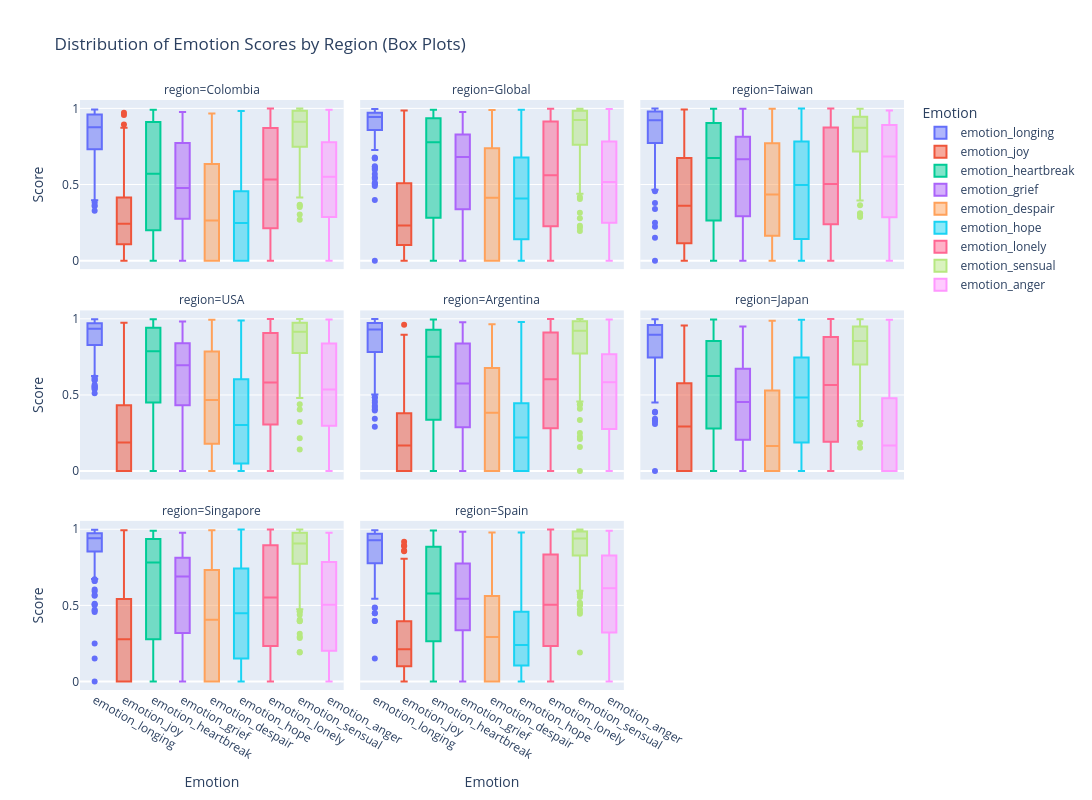

Write notebook code for a chart like this one.
### Code cell
# Box Plots: Distribution of emotion scores by region
# Prepare data in long format for box plots
df_melted = df[['region'] + list(emotion_cols)].melt(id_vars='region', 
                                                       var_name='emotion', 
                                                       value_name='score')

fig_box = px.box(
    df_melted,
    x='emotion',
    y='score',
    color='emotion',
    facet_col='region',
    facet_col_wrap=3,
    title="Distribution of Emotion Scores by Region (Box Plots)",
    labels={'score': 'Score', 'emotion': 'Emotion'},
    height=800,
    width=1200
)
fig_box.show()

### Figure 1 — Plotly figure (JSON) as saved in the notebook; plotly's stock layout.template omitted (floating-point values rounded to 4 significant figures; data arrays with more than 128 entries replaced by an {"elided": "..."} marker saying what was removed)
{"data": [{"alignmentgroup": "True", "hovertemplate": "Emotion=%{x}<br>region=Colombia<br>Score=%{y}<extra></extra>", "legendgroup": "emotion_longing", "marker": {"color": "#636efa"}, "name": "emotion_longing", "notched": false, "offsetgroup": "emotion_longing", "orientation": "v", "showlegend": true, "type": "box", "x": {"elided": "188 str values"}, "x0": " ", "xaxis": "x7", "y": {"elided": "188 float values"}, "y0": " ", "yaxis": "y7"}, {"alignmentgroup": "True", "hovertemplate": "Emotion=%{x}<br>region=Global<br>Score=%{y}<extra></extra>", "legendgroup": "emotion_longing", "marker": {"color": "#636efa"}, "name": "emotion_longing", "notched": false, "offsetgroup": "emotion_longing", "orientation": "v", "showlegend": false, "type": "box", "x": {"elided": "196 str values"}, "x0": " ", "xaxis": "x8", "y": {"elided": "196 float values"}, "y0": " ", "yaxis": "y8"}, {"alignmentgroup": "True", "hovertemplate": "Emotion=%{x}<br>region=Taiwan<br>Score=%{y}<extra></extra>", "legendgroup": "emotion_longing", "marker": {"color": "#636efa"}, "name": "emotion_longing", "notched": false, "offsetgroup": "emotion_longing", "orientation": "v", "showlegend": false, "type": "box", "x": {"elided": "149 str values"}, "x0": " ", "xaxis": "x9", "y": {"elided": "149 float values"}, "y0": " ", "yaxis": "y9"}, {"alignmentgroup": "True", "hovertemplate": "Emotion=%{x}<br>region=USA<br>Score=%{y}<extra></extra>", "legendgroup": "emotion_longing", "marker": {"color": "#636efa"}, "name": "emotion_longing", "notched": false, "offsetgroup": "emotion_longing", "orientation": "v", "showlegend": false, "type": "box", "x": {"elided": "196 str values"}, "x0": " ", "xaxis": "x4", "y": {"elided": "196 float values"}, "y0": " ", "yaxis": "y4"}, {"alignmentgroup": "True", "hovertemplate": "Emotion=%{x}<br>region=Argentina<br>Score=%{y}<extra></extra>", "legendgroup": "emotion_longing", "marker": {"color": "#636efa"}, "name": "emotion_longing", "notched": false, "offsetgroup": "emotion_longing", "orientation": "v", "showlegend": false, "type": "box", "x": {"elided": "178 str values"}, "x0": " ", "xaxis": "x5", "y": {"elided": "178 float values"}, "y0": " ", "yaxis": "y5"}, {"alignmentgroup": "True", "hovertemplate": "Emotion=%{x}<br>region=Japan<br>Score=%{y}<extra></extra>", "legendgroup": "emotion_longing", "marker": {"color": "#636efa"}, "name": "emotion_longing", "notched": false, "offsetgroup": "emotion_longing", "orientation": "v", "showlegend": false, "type": "box", "x": {"elided": "188 str values"}, "x0": " ", "xaxis": "x6", "y": {"elided": "188 float values"}, "y0": " ", "yaxis": "y6"}, {"alignmentgroup": "True", "hovertemplate": "Emotion=%{x}<br>region=Singapore<br>Score=%{y}<extra></extra>", "legendgroup": "emotion_longing", "marker": {"color": "#636efa"}, "name": "emotion_longing", "notched": false, "offsetgroup": "emotion_longing", "orientation": "v", "showlegend": false, "type": "box", "x": {"elided": "183 str values"}, "x0": " ", "xaxis": "x", "y": {"elided": "183 float values"}, "y0": " ", "yaxis": "y"}, {"alignmentgroup": "True", "hovertemplate": "Emotion=%{x}<br>region=Spain<br>Score=%{y}<extra></extra>", "legendgroup": "emotion_longing", "marker": {"color": "#636efa"}, "name": "emotion_longing", "notched": false, "offsetgroup": "emotion_longing", "orientation": "v", "showlegend": false, "type": "box", "x": {"elided": "192 str values"}, "x0": " ", "xaxis": "x2", "y": {"elided": "192 float values"}, "y0": " ", "yaxis": "y2"}, {"alignmentgroup": "True", "hovertemplate": "Emotion=%{x}<br>region=Colombia<br>Score=%{y}<extra></extra>", "legendgroup": "emotion_joy", "marker": {"color": "#EF553B"}, "name": "emotion_joy", "notched": false, "offsetgroup": "emotion_joy", "orientation": "v", "showlegend": true, "type": "box", "x": {"elided": "188 str values"}, "x0": " ", "xaxis": "x7", "y": {"elided": "188 float values"}, "y0": " ", "yaxis": "y7"}, {"alignmentgroup": "True", "hovertemplate": "Emotion=%{x}<br>region=Global<br>Score=%{y}<extra></extra>", "legendgroup": "emotion_joy", "marker": {"color": "#EF553B"}, "name": "emotion_joy", "notched": false, "offsetgroup": "emotion_joy", "orientation": "v", "showlegend": false, "type": "box", "x": {"elided": "196 str values"}, "x0": " ", "xaxis": "x8", "y": {"elided": "196 float values"}, "y0": " ", "yaxis": "y8"}, {"alignmentgroup": "True", "hovertemplate": "Emotion=%{x}<br>region=Taiwan<br>Score=%{y}<extra></extra>", "legendgroup": "emotion_joy", "marker": {"color": "#EF553B"}, "name": "emotion_joy", "notched": false, "offsetgroup": "emotion_joy", "orientation": "v", "showlegend": false, "type": "box", "x": {"elided": "149 str values"}, "x0": " ", "xaxis": "x9", "y": {"elided": "149 float values"}, "y0": " ", "yaxis": "y9"}, {"alignmentgroup": "True", "hovertemplate": "Emotion=%{x}<br>region=USA<br>Score=%{y}<extra></extra>", "legendgroup": "emotion_joy", "marker": {"color": "#EF553B"}, "name": "emotion_joy", "notched": false, "offsetgroup": "emotion_joy", "orientation": "v", "showlegend": false, "type": "box", "x": {"elided": "196 str values"}, "x0": " ", "xaxis": "x4", "y": {"elided": "196 float values"}, "y0": " ", "yaxis": "y4"}, {"alignmentgroup": "True", "hovertemplate": "Emotion=%{x}<br>region=Argentina<br>Score=%{y}<extra></extra>", "legendgroup": "emotion_joy", "marker": {"color": "#EF553B"}, "name": "emotion_joy", "notched": false, "offsetgroup": "emotion_joy", "orientation": "v", "showlegend": false, "type": "box", "x": {"elided": "178 str values"}, "x0": " ", "xaxis": "x5", "y": {"elided": "178 float values"}, "y0": " ", "yaxis": "y5"}, {"alignmentgroup": "True", "hovertemplate": "Emotion=%{x}<br>region=Japan<br>Score=%{y}<extra></extra>", "legendgroup": "emotion_joy", "marker": {"color": "#EF553B"}, "name": "emotion_joy", "notched": false, "offsetgroup": "emotion_joy", "orientation": "v", "showlegend": false, "type": "box", "x": {"elided": "188 str values"}, "x0": " ", "xaxis": "x6", "y": {"elided": "188 float values"}, "y0": " ", "yaxis": "y6"}, {"alignmentgroup": "True", "hovertemplate": "Emotion=%{x}<br>region=Singapore<br>Score=%{y}<extra></extra>", "legendgroup": "emotion_joy", "marker": {"color": "#EF553B"}, "name": "emotion_joy", "notched": false, "offsetgroup": "emotion_joy", "orientation": "v", "showlegend": false, "type": "box", "x": {"elided": "183 str values"}, "x0": " ", "xaxis": "x", "y": {"elided": "183 float values"}, "y0": " ", "yaxis": "y"}, {"alignmentgroup": "True", "hovertemplate": "Emotion=%{x}<br>region=Spain<br>Score=%{y}<extra></extra>", "legendgroup": "emotion_joy", "marker": {"color": "#EF553B"}, "name": "emotion_joy", "notched": false, "offsetgroup": "emotion_joy", "orientation": "v", "showlegend": false, "type": "box", "x": {"elided": "192 str values"}, "x0": " ", "xaxis": "x2", "y": {"elided": "192 float values"}, "y0": " ", "yaxis": "y2"}, {"alignmentgroup": "True", "hovertemplate": "Emotion=%{x}<br>region=Colombia<br>Score=%{y}<extra></extra>", "legendgroup": "emotion_heartbreak", "marker": {"color": "#00cc96"}, "name": "emotion_heartbreak", "notched": false, "offsetgroup": "emotion_heartbreak", "orientation": "v", "showlegend": true, "type": "box", "x": {"elided": "188 str values"}, "x0": " ", "xaxis": "x7", "y": {"elided": "188 float values"}, "y0": " ", "yaxis": "y7"}, {"alignmentgroup": "True", "hovertemplate": "Emotion=%{x}<br>region=Global<br>Score=%{y}<extra></extra>", "legendgroup": "emotion_heartbreak", "marker": {"color": "#00cc96"}, "name": "emotion_heartbreak", "notched": false, "offsetgroup": "emotion_heartbreak", "orientation": "v", "showlegend": false, "type": "box", "x": {"elided": "196 str values"}, "x0": " ", "xaxis": "x8", "y": {"elided": "196 float values"}, "y0": " ", "yaxis": "y8"}, {"alignmentgroup": "True", "hovertemplate": "Emotion=%{x}<br>region=Taiwan<br>Score=%{y}<extra></extra>", "legendgroup": "emotion_heartbreak", "marker": {"color": "#00cc96"}, "name": "emotion_heartbreak", "notched": false, "offsetgroup": "emotion_heartbreak", "orientation": "v", "showlegend": false, "type": "box", "x": {"elided": "149 str values"}, "x0": " ", "xaxis": "x9", "y": {"elided": "149 float values"}, "y0": " ", "yaxis": "y9"}, {"alignmentgroup": "True", "hovertemplate": "Emotion=%{x}<br>region=USA<br>Score=%{y}<extra></extra>", "legendgroup": "emotion_heartbreak", "marker": {"color": "#00cc96"}, "name": "emotion_heartbreak", "notched": false, "offsetgroup": "emotion_heartbreak", "orientation": "v", "showlegend": false, "type": "box", "x": {"elided": "196 str values"}, "x0": " ", "xaxis": "x4", "y": {"elided": "196 float values"}, "y0": " ", "yaxis": "y4"}, {"alignmentgroup": "True", "hovertemplate": "Emotion=%{x}<br>region=Argentina<br>Score=%{y}<extra></extra>", "legendgroup": "emotion_heartbreak", "marker": {"color": "#00cc96"}, "name": "emotion_heartbreak", "notched": false, "offsetgroup": "emotion_heartbreak", "orientation": "v", "showlegend": false, "type": "box", "x": {"elided": "178 str values"}, "x0": " ", "xaxis": "x5", "y": {"elided": "178 float values"}, "y0": " ", "yaxis": "y5"}, {"alignmentgroup": "True", "hovertemplate": "Emotion=%{x}<br>region=Japan<br>Score=%{y}<extra></extra>", "legendgroup": "emotion_heartbreak", "marker": {"color": "#00cc96"}, "name": "emotion_heartbreak", "notched": false, "offsetgroup": "emotion_heartbreak", "orientation": "v", "showlegend": false, "type": "box", "x": {"elided": "188 str values"}, "x0": " ", "xaxis": "x6", "y": {"elided": "188 float values"}, "y0": " ", "yaxis": "y6"}, {"alignmentgroup": "True", "hovertemplate": "Emotion=%{x}<br>region=Singapore<br>Score=%{y}<extra></extra>", "legendgroup": "emotion_heartbreak", "marker": {"color": "#00cc96"}, "name": "emotion_heartbreak", "notched": false, "offsetgroup": "emotion_heartbreak", "orientation": "v", "showlegend": false, "type": "box", "x": {"elided": "183 str values"}, "x0": " ", "xaxis": "x", "y": {"elided": "183 float values"}, "y0": " ", "yaxis": "y"}, {"alignmentgroup": "True", "hovertemplate": "Emotion=%{x}<br>region=Spain<br>Score=%{y}<extra></extra>", "legendgroup": "emotion_heartbreak", "marker": {"color": "#00cc96"}, "name": "emotion_heartbreak", "notched": false, "offsetgroup": "emotion_heartbreak", "orientation": "v", "showlegend": false, "type": "box", "x": {"elided": "192 str values"}, "x0": " ", "xaxis": "x2", "y": {"elided": "192 float values"}, "y0": " ", "yaxis": "y2"}, {"alignmentgroup": "True", "hovertemplate": "Emotion=%{x}<br>region=Colombia<br>Score=%{y}<extra></extra>", "legendgroup": "emotion_grief", "marker": {"color": "#ab63fa"}, "name": "emotion_grief", "notched": false, "offsetgroup": "emotion_grief", "orientation": "v", "showlegend": true, "type": "box", "x": {"elided": "188 str values"}, "x0": " ", "xaxis": "x7", "y": {"elided": "188 float values"}, "y0": " ", "yaxis": "y7"}, {"alignmentgroup": "True", "hovertemplate": "Emotion=%{x}<br>region=Global<br>Score=%{y}<extra></extra>", "legendgroup": "emotion_grief", "marker": {"color": "#ab63fa"}, "name": "emotion_grief", "notched": false, "offsetgroup": "emotion_grief", "orientation": "v", "showlegend": false, "type": "box", "x": {"elided": "196 str values"}, "x0": " ", "xaxis": "x8", "y": {"elided": "196 float values"}, "y0": " ", "yaxis": "y8"}, {"alignmentgroup": "True", "hovertemplate": "Emotion=%{x}<br>region=Taiwan<br>Score=%{y}<extra></extra>", "legendgroup": "emotion_grief", "marker": {"color": "#ab63fa"}, "name": "emotion_grief", "notched": false, "offsetgroup": "emotion_grief", "orientation": "v", "showlegend": false, "type": "box", "x": {"elided": "149 str values"}, "x0": " ", "xaxis": "x9", "y": {"elided": "149 float values"}, "y0": " ", "yaxis": "y9"}, {"alignmentgroup": "True", "hovertemplate": "Emotion=%{x}<br>region=USA<br>Score=%{y}<extra></extra>", "legendgroup": "emotion_grief", "marker": {"color": "#ab63fa"}, "name": "emotion_grief", "notched": false, "offsetgroup": "emotion_grief", "orientation": "v", "showlegend": false, "type": "box", "x": {"elided": "196 str values"}, "x0": " ", "xaxis": "x4", "y": {"elided": "196 float values"}, "y0": " ", "yaxis": "y4"}, {"alignmentgroup": "True", "hovertemplate": "Emotion=%{x}<br>region=Argentina<br>Score=%{y}<extra></extra>", "legendgroup": "emotion_grief", "marker": {"color": "#ab63fa"}, "name": "emotion_grief", "notched": false, "offsetgroup": "emotion_grief", "orientation": "v", "showlegend": false, "type": "box", "x": {"elided": "178 str values"}, "x0": " ", "xaxis": "x5", "y": {"elided": "178 float values"}, "y0": " ", "yaxis": "y5"}, {"alignmentgroup": "True", "hovertemplate": "Emotion=%{x}<br>region=Japan<br>Score=%{y}<extra></extra>", "legendgroup": "emotion_grief", "marker": {"color": "#ab63fa"}, "name": "emotion_grief", "notched": false, "offsetgroup": "emotion_grief", "orientation": "v", "showlegend": false, "type": "box", "x": {"elided": "188 str values"}, "x0": " ", "xaxis": "x6", "y": {"elided": "188 float values"}, "y0": " ", "yaxis": "y6"}, {"alignmentgroup": "True", "hovertemplate": "Emotion=%{x}<br>region=Singapore<br>Score=%{y}<extra></extra>", "legendgroup": "emotion_grief", "marker": {"color": "#ab63fa"}, "name": "emotion_grief", "notched": false, "offsetgroup": "emotion_grief", "orientation": "v", "showlegend": false, "type": "box", "x": {"elided": "183 str values"}, "x0": " ", "xaxis": "x", "y": {"elided": "183 float values"}, "y0": " ", "yaxis": "y"}, {"alignmentgroup": "True", "hovertemplate": "Emotion=%{x}<br>region=Spain<br>Score=%{y}<extra></extra>", "legendgroup": "emotion_grief", "marker": {"color": "#ab63fa"}, "name": "emotion_grief", "notched": false, "offsetgroup": "emotion_grief", "orientation": "v", "showlegend": false, "type": "box", "x": {"elided": "192 str values"}, "x0": " ", "xaxis": "x2", "y": {"elided": "192 float values"}, "y0": " ", "yaxis": "y2"}, {"alignmentgroup": "True", "hovertemplate": "Emotion=%{x}<br>region=Colombia<br>Score=%{y}<extra></extra>", "legendgroup": "emotion_despair", "marker": {"color": "#FFA15A"}, "name": "emotion_despair", "notched": false, "offsetgroup": "emotion_despair", "orientation": "v", "showlegend": true, "type": "box", "x": {"elided": "188 str values"}, "x0": " ", "xaxis": "x7", "y": {"elided": "188 float values"}, "y0": " ", "yaxis": "y7"}, {"alignmentgroup": "True", "hovertemplate": "Emotion=%{x}<br>region=Global<br>Score=%{y}<extra></extra>", "legendgroup": "emotion_despair", "marker": {"color": "#FFA15A"}, "name": "emotion_despair", "notched": false, "offsetgroup": "emotion_despair", "orientation": "v", "showlegend": false, "type": "box", "x": {"elided": "196 str values"}, "x0": " ", "xaxis": "x8", "y": {"elided": "196 float values"}, "y0": " ", "yaxis": "y8"}, {"alignmentgroup": "True", "hovertemplate": "Emotion=%{x}<br>region=Taiwan<br>Score=%{y}<extra></extra>", "legendgroup": "emotion_despair", "marker": {"color": "#FFA15A"}, "name": "emotion_despair", "notched": false, "offsetgroup": "emotion_despair", "orientation": "v", "showlegend": false, "type": "box", "x": {"elided": "149 str values"}, "x0": " ", "xaxis": "x9", "y": {"elided": "149 float values"}, "y0": " ", "yaxis": "y9"}, {"alignmentgroup": "True", "hovertemplate": "Emotion=%{x}<br>region=USA<br>Score=%{y}<extra></extra>", "legendgroup": "emotion_despair", "marker": {"color": "#FFA15A"}, "name": "emotion_despair", "notched": false, "offsetgroup": "emotion_despair", "orientation": "v", "showlegend": false, "type": "box", "x": {"elided": "196 str values"}, "x0": " ", "xaxis": "x4", "y": {"elided": "196 float values"}, "y0": " ", "yaxis": "y4"}, {"alignmentgroup": "True", "hovertemplate": "Emotion=%{x}<br>region=Argentina<br>Score=%{y}<extra></extra>", "legendgroup": "emotion_despair", "marker": {"color": "#FFA15A"}, "name": "emotion_despair", "notched": false, "offsetgroup": "emotion_despair", "orientation": "v", "showlegend": false, "type": "box", "x": {"elided": "178 str values"}, "x0": " ", "xaxis": "x5", "y": {"elided": "178 float values"}, "y0": " ", "yaxis": "y5"}, {"alignmentgroup": "True", "hovertemplate": "Emotion=%{x}<br>region=Japan<br>Score=%{y}<extra></extra>", "legendgroup": "emotion_despair", "marker": {"color": "#FFA15A"}, "name": "emotion_despair", "notched": false, "offsetgroup": "emotion_despair", "orientation": "v", "showlegend": false, "type": "box", "x": {"elided": "188 str values"}, "x0": " ", "xaxis": "x6", "y": {"elided": "188 float values"}, "y0": " ", "yaxis": "y6"}, {"alignmentgroup": "True", "hovertemplate": "Emotion=%{x}<br>region=Singapore<br>Score=%{y}<extra></extra>", "legendgroup": "emotion_despair", "marker": {"color": "#FFA15A"}, "name": "emotion_despair", "notched": false, "offsetgroup": "emotion_despair", "orientation": "v", "showlegend": false, "type": "box", "x": {"elided": "183 str values"}, "x0": " ", "xaxis": "x", "y": {"elided": "183 float values"}, "y0": " ", "yaxis": "y"}, {"alignmentgroup": "True", "hovertemplate": "Emotion=%{x}<br>region=Spain<br>Score=%{y}<extra></extra>", "legendgroup": "emotion_despair", "marker": {"color": "#FFA15A"}, "name": "emotion_despair", "notched": false, "offsetgroup": "emotion_despair", "orientation": "v", "showlegend": false, "type": "box", "x": {"elided": "192 str values"}, "x0": " ", "xaxis": "x2", "y": {"elided": "192 float values"}, "y0": " ", "yaxis": "y2"}, {"alignmentgroup": "True", "hovertemplate": "Emotion=%{x}<br>region=Colombia<br>Score=%{y}<extra></extra>", "legendgroup": "emotion_hope", "marker": {"color": "#19d3f3"}, "name": "emotion_hope", "notched": false, "offsetgroup": "emotion_hope", "orientation": "v", "showlegend": true, "type": "box", "x": {"elided": "188 str values"}, "x0": " ", "xaxis": "x7", "y": {"elided": "188 float values"}, "y0": " ", "yaxis": "y7"}, {"alignmentgroup": "True", "hovertemplate": "Emotion=%{x}<br>region=Global<br>Score=%{y}<extra></extra>", "legendgroup": "emotion_hope", "marker": {"color": "#19d3f3"}, "name": "emotion_hope", "notched": false, "offsetgroup": "emotion_hope", "orientation": "v", "showlegend": false, "type": "box", "x": {"elided": "196 str values"}, "x0": " ", "xaxis": "x8", "y": {"elided": "196 float values"}, "y0": " ", "yaxis": "y8"}, {"alignmentgroup": "True", "hovertemplate": "Emotion=%{x}<br>region=Taiwan<br>Score=%{y}<extra></extra>", "legendgroup": "emotion_hope", "marker": {"color": "#19d3f3"}, "name": "emotion_hope", "notched": false, "offsetgroup": "emotion_hope", "orientation": "v", "showlegend": false, "type": "box", "x": {"elided": "149 str values"}, "x0": " ", "xaxis": "x9", "y": {"elided": "149 float values"}, "y0": " ", "yaxis": "y9"}, {"alignmentgroup": "True", "hovertemplate": "Emotion=%{x}<br>region=USA<br>Score=%{y}<extra></extra>", "legendgroup": "emotion_hope", "marker": {"color": "#19d3f3"}, "name": "emotion_hope", "notched": false, "offsetgroup": "emotion_hope", "orientation": "v", "showlegend": false, "type": "box", "x": {"elided": "196 str values"}, "x0": " ", "xaxis": "x4", "y": {"elided": "196 float values"}, "y0": " ", "yaxis": "y4"}, {"alignmentgroup": "True", "hovertemplate": "Emotion=%{x}<br>region=Argentina<br>Score=%{y}<extra></extra>", "legendgroup": "emotion_hope", "marker": {"color": "#19d3f3"}, "name": "emotion_hope", "notched": false, "offsetgroup": "emotion_hope", "orientation": "v", "showlegend": false, "type": "box", "x": {"elided": "178 str values"}, "x0": " ", "xaxis": "x5", "y": {"elided": "178 float values"}, "y0": " ", "yaxis": "y5"}, {"alignmentgroup": "True", "hovertemplate": "Emotion=%{x}<br>region=Japan<br>Score=%{y}<extra></extra>", "legendgroup": "emotion_hope", "marker": {"color": "#19d3f3"}, "name": "emotion_hope", "notched": false, "offsetgroup": "emotion_hope", "orientation": "v", "showlegend": false, "type": "box", "x": {"elided": "188 str values"}, "x0": " ", "xaxis": "x6", "y": {"elided": "188 float values"}, "y0": " ", "yaxis": "y6"}, {"alignmentgroup": "True", "hovertemplate": "Emotion=%{x}<br>region=Singapore<br>Score=%{y}<extra></extra>", "legendgroup": "emotion_hope", "marker": {"color": "#19d3f3"}, "name": "emotion_hope", "notched": false, "offsetgroup": "emotion_hope", "orientation": "v", "showlegend": false, "type": "box", "x": {"elided": "183 str values"}, "x0": " ", "xaxis": "x", "y": {"elided": "183 float values"}, "y0": " ", "yaxis": "y"}, {"alignmentgroup": "True", "hovertemplate": "Emotion=%{x}<br>region=Spain<br>Score=%{y}<extra></extra>", "legendgroup": "emotion_hope", "marker": {"color": "#19d3f3"}, "name": "emotion_hope", "notched": false, "offsetgroup": "emotion_hope", "orientation": "v", "showlegend": false, "type": "box", "x": {"elided": "192 str values"}, "x0": " ", "xaxis": "x2", "y": {"elided": "192 float values"}, "y0": " ", "yaxis": "y2"}, {"alignmentgroup": "True", "hovertemplate": "Emotion=%{x}<br>region=Colombia<br>Score=%{y}<extra></extra>", "legendgroup": "emotion_lonely", "marker": {"color": "#FF6692"}, "name": "emotion_lonely", "notched": false, "offsetgroup": "emotion_lonely", "orientation": "v", "showlegend": true, "type": "box", "x": {"elided": "188 str values"}, "x0": " ", "xaxis": "x7", "y": {"elided": "188 float values"}, "y0": " ", "yaxis": "y7"}, {"alignmentgroup": "True", "hovertemplate": "Emotion=%{x}<br>region=Global<br>Score=%{y}<extra></extra>", "legendgroup": "emotion_lonely", "marker": {"color": "#FF6692"}, "name": "emotion_lonely", "notched": false, "offsetgroup": "emotion_lonely", "orientation": "v", "showlegend": false, "type": "box", "x": {"elided": "196 str values"}, "x0": " ", "xaxis": "x8", "y": {"elided": "196 float values"}, "y0": " ", "yaxis": "y8"}, {"alignmentgroup": "True", "hovertemplate": "Emotion=%{x}<br>region=Taiwan<br>Score=%{y}<extra></extra>", "legendgroup": "emotion_lonely", "marker": {"color": "#FF6692"}, "name": "emotion_lonely", "notched": false, "offsetgroup": "emotion_lonely", "orientation": "v", "showlegend": false, "type": "box", "x": {"elided": "149 str values"}, "x0": " ", "xaxis": "x9", "y": {"elided": "149 float values"}, "y0": " ", "yaxis": "y9"}, {"alignmentgroup": "True", "hovertemplate": "Emotion=%{x}<br>region=USA<br>Score=%{y}<extra></extra>", "legendgroup": "emotion_lonely", "marker": {"color": "#FF6692"}, "name": "emotion_lonely", "notched": false, "offsetgroup": "emotion_lonely", "orientation": "v", "showlegend": false, "type": "box", "x": {"elided": "196 str values"}, "x0": " ", "xaxis": "x4", "y": {"elided": "196 float values"}, "y0": " ", "yaxis": "y4"}, {"alignmentgroup": "True", "hovertemplate": "Emotion=%{x}<br>region=Argentina<br>Score=%{y}<extra></extra>", "legendgroup": "emotion_lonely", "marker": {"color": "#FF6692"}, "name": "emotion_lonely", "notched": false, "offsetgroup": "emotion_lonely", "orientation": "v", "showlegend": false, "type": "box", "x": {"elided": "178 str values"}, "x0": " ", "xaxis": "x5", "y": {"elided": "178 float values"}, "y0": " ", "yaxis": "y5"}, {"alignmentgroup": "True", "hovertemplate": "Emotion=%{x}<br>region=Japan<br>Score=%{y}<extra></extra>", "legendgroup": "emotion_lonely", "marker": {"color": "#FF6692"}, "name": "emotion_lonely", "notched": false, "offsetgroup": "emotion_lonely", "orientation": "v", "showlegend": false, "type": "box", "x": {"elided": "188 str values"}, "x0": " ", "xaxis": "x6", "y": {"elided": "188 float values"}, "y0": " ", "yaxis": "y6"}, {"alignmentgroup": "True", "hovertemplate": "Emotion=%{x}<br>region=Singapore<br>Score=%{y}<extra></extra>", "legendgroup": "emotion_lonely", "marker": {"color": "#FF6692"}, "name": "emotion_lonely", "notched": false, "offsetgroup": "emotion_lonely", "orientation": "v", "showlegend": false, "type": "box", "x": {"elided": "183 str values"}, "x0": " ", "xaxis": "x", "y": {"elided": "183 float values"}, "y0": " ", "yaxis": "y"}, {"alignmentgroup": "True", "hovertemplate": "Emotion=%{x}<br>region=Spain<br>Score=%{y}<extra></extra>", "legendgroup": "emotion_lonely", "marker": {"color": "#FF6692"}, "name": "emotion_lonely", "notched": false, "offsetgroup": "emotion_lonely", "orientation": "v", "showlegend": false, "type": "box", "x": {"elided": "192 str values"}, "x0": " ", "xaxis": "x2", "y": {"elided": "192 float values"}, "y0": " ", "yaxis": "y2"}, {"alignmentgroup": "True", "hovertemplate": "Emotion=%{x}<br>region=Colombia<br>Score=%{y}<extra></extra>", "legendgroup": "emotion_sensual", "marker": {"color": "#B6E880"}, "name": "emotion_sensual", "notched": false, "offsetgroup": "emotion_sensual", "orientation": "v", "showlegend": true, "type": "box", "x": {"elided": "188 str values"}, "x0": " ", "xaxis": "x7", "y": {"elided": "188 float values"}, "y0": " ", "yaxis": "y7"}, {"alignmentgroup": "True", "hovertemplate": "Emotion=%{x}<br>region=Global<br>Score=%{y}<extra></extra>", "legendgroup": "emotion_sensual", "marker": {"color": "#B6E880"}, "name": "emotion_sensual", "notched": false, "offsetgroup": "emotion_sensual", "orientation": "v", "showlegend": false, "type": "box", "x": {"elided": "196 str values"}, "x0": " ", "xaxis": "x8", "y": {"elided": "196 float values"}, "y0": " ", "yaxis": "y8"}, {"alignmentgroup": "True", "hovertemplate": "Emotion=%{x}<br>region=Taiwan<br>Score=%{y}<extra></extra>", "legendgroup": "emotion_sensual", "marker": {"color": "#B6E880"}, "name": "emotion_sensual", "notched": false, "offsetgroup": "emotion_sensual", "orientation": "v", "showlegend": false, "type": "box", "x": {"elided": "149 str values"}, "x0": " ", "xaxis": "x9", "y": {"elided": "149 float values"}, "y0": " ", "yaxis": "y9"}, {"alignmentgroup": "True", "hovertemplate": "Emotion=%{x}<br>region=USA<br>Score=%{y}<extra></extra>", "legendgroup": "emotion_sensual", "marker": {"color": "#B6E880"}, "name": "emotion_sensual", "notched": false, "offsetgroup": "emotion_sensual", "orientation": "v", "showlegend": false, "type": "box", "x": {"elided": "196 str values"}, "x0": " ", "xaxis": "x4", "y": {"elided": "196 float values"}, "y0": " ", "yaxis": "y4"}, {"alignmentgroup": "True", "hovertemplate": "Emotion=%{x}<br>region=Argentina<br>Score=%{y}<extra></extra>", "legendgroup": "emotion_sensual", "marker": {"color": "#B6E880"}, "name": "emotion_sensual", "notched": false, "offsetgroup": "emotion_sensual", "orientation": "v", "showlegend": false, "type": "box", "x": {"elided": "178 str values"}, "x0": " ", "xaxis": "x5", "y": {"elided": "178 float values"}, "y0": " ", "yaxis": "y5"}, {"alignmentgroup": "True", "hovertemplate": "Emotion=%{x}<br>region=Japan<br>Score=%{y}<extra></extra>", "legendgroup": "emotion_sensual", "marker": {"color": "#B6E880"}, "name": "emotion_sensual", "notched": false, "offsetgroup": "emotion_sensual", "orientation": "v", "showlegend": false, "type": "box", "x": {"elided": "188 str values"}, "x0": " ", "xaxis": "x6", "y": {"elided": "188 float values"}, "y0": " ", "yaxis": "y6"}, {"alignmentgroup": "True", "hovertemplate": "Emotion=%{x}<br>region=Singapore<br>Score=%{y}<extra></extra>", "legendgroup": "emotion_sensual", "marker": {"color": "#B6E880"}, "name": "emotion_sensual", "notched": false, "offsetgroup": "emotion_sensual", "orientation": "v", "showlegend": false, "type": "box", "x": {"elided": "183 str values"}, "x0": " ", "xaxis": "x", "y": {"elided": "183 float values"}, "y0": " ", "yaxis": "y"}, {"alignmentgroup": "True", "hovertemplate": "Emotion=%{x}<br>region=Spain<br>Score=%{y}<extra></extra>", "legendgroup": "emotion_sensual", "marker": {"color": "#B6E880"}, "name": "emotion_sensual", "notched": false, "offsetgroup": "emotion_sensual", "orientation": "v", "showlegend": false, "type": "box", "x": {"elided": "192 str values"}, "x0": " ", "xaxis": "x2", "y": {"elided": "192 float values"}, "y0": " ", "yaxis": "y2"}, {"alignmentgroup": "True", "hovertemplate": "Emotion=%{x}<br>region=Colombia<br>Score=%{y}<extra></extra>", "legendgroup": "emotion_anger", "marker": {"color": "#FF97FF"}, "name": "emotion_anger", "notched": false, "offsetgroup": "emotion_anger", "orientation": "v", "showlegend": true, "type": "box", "x": {"elided": "188 str values"}, "x0": " ", "xaxis": "x7", "y": {"elided": "188 float values"}, "y0": " ", "yaxis": "y7"}, {"alignmentgroup": "True", "hovertemplate": "Emotion=%{x}<br>region=Global<br>Score=%{y}<extra></extra>", "legendgroup": "emotion_anger", "marker": {"color": "#FF97FF"}, "name": "emotion_anger", "notched": false, "offsetgroup": "emotion_anger", "orientation": "v", "showlegend": false, "type": "box", "x": {"elided": "196 str values"}, "x0": " ", "xaxis": "x8", "y": {"elided": "196 float values"}, "y0": " ", "yaxis": "y8"}, {"alignmentgroup": "True", "hovertemplate": "Emotion=%{x}<br>region=Taiwan<br>Score=%{y}<extra></extra>", "legendgroup": "emotion_anger", "marker": {"color": "#FF97FF"}, "name": "emotion_anger", "notched": false, "offsetgroup": "emotion_anger", "orientation": "v", "showlegend": false, "type": "box", "x": {"elided": "149 str values"}, "x0": " ", "xaxis": "x9", "y": {"elided": "149 float values"}, "y0": " ", "yaxis": "y9"}, {"alignmentgroup": "True", "hovertemplate": "Emotion=%{x}<br>region=USA<br>Score=%{y}<extra></extra>", "legendgroup": "emotion_anger", "marker": {"color": "#FF97FF"}, "name": "emotion_anger", "notched": false, "offsetgroup": "emotion_anger", "orientation": "v", "showlegend": false, "type": "box", "x": {"elided": "196 str values"}, "x0": " ", "xaxis": "x4", "y": {"elided": "196 float values"}, "y0": " ", "yaxis": "y4"}, {"alignmentgroup": "True", "hovertemplate": "Emotion=%{x}<br>region=Argentina<br>Score=%{y}<extra></extra>", "legendgroup": "emotion_anger", "marker": {"color": "#FF97FF"}, "name": "emotion_anger", "notched": false, "offsetgroup": "emotion_anger", "orientation": "v", "showlegend": false, "type": "box", "x": {"elided": "178 str values"}, "x0": " ", "xaxis": "x5", "y": {"elided": "178 float values"}, "y0": " ", "yaxis": "y5"}, {"alignmentgroup": "True", "hovertemplate": "Emotion=%{x}<br>region=Japan<br>Score=%{y}<extra></extra>", "legendgroup": "emotion_anger", "marker": {"color": "#FF97FF"}, "name": "emotion_anger", "notched": false, "offsetgroup": "emotion_anger", "orientation": "v", "showlegend": false, "type": "box", "x": {"elided": "188 str values"}, "x0": " ", "xaxis": "x6", "y": {"elided": "188 float values"}, "y0": " ", "yaxis": "y6"}, {"alignmentgroup": "True", "hovertemplate": "Emotion=%{x}<br>region=Singapore<br>Score=%{y}<extra></extra>", "legendgroup": "emotion_anger", "marker": {"color": "#FF97FF"}, "name": "emotion_anger", "notched": false, "offsetgroup": "emotion_anger", "orientation": "v", "showlegend": false, "type": "box", "x": {"elided": "183 str values"}, "x0": " ", "xaxis": "x", "y": {"elided": "183 float values"}, "y0": " ", "yaxis": "y"}, {"alignmentgroup": "True", "hovertemplate": "Emotion=%{x}<br>region=Spain<br>Score=%{y}<extra></extra>", "legendgroup": "emotion_anger", "marker": {"color": "#FF97FF"}, "name": "emotion_anger", "notched": false, "offsetgroup": "emotion_anger", "orientation": "v", "showlegend": false, "type": "box", "x": {"elided": "192 str values"}, "x0": " ", "xaxis": "x2", "y": {"elided": "192 float values"}, "y0": " ", "yaxis": "y2"}], "layout": {"annotations": [{"font": {}, "showarrow": false, "text": "region=Singapore", "x": 0.16, "xanchor": "center", "xref": "paper", "y": 0.2867, "yanchor": "bottom", "yref": "paper"}, {"font": {}, "showarrow": false, "text": "region=Spain", "x": 0.5, "xanchor": "center", "xref": "paper", "y": 0.2867, "yanchor": "bottom", "yref": "paper"}, {"font": {}, "showarrow": false, "text": "region=USA", "x": 0.16, "xanchor": "center", "xref": "paper", "y": 0.6433, "yanchor": "bottom", "yref": "paper"}, {"font": {}, "showarrow": false, "text": "region=Argentina", "x": 0.5, "xanchor": "center", "xref": "paper", "y": 0.6433, "yanchor": "bottom", "yref": "paper"}, {"font": {}, "showarrow": false, "text": "region=Japan", "x": 0.84, "xanchor": "center", "xref": "paper", "y": 0.6433, "yanchor": "bottom", "yref": "paper"}, {"font": {}, "showarrow": false, "text": "region=Colombia", "x": 0.16, "xanchor": "center", "xref": "paper", "y": 1.0, "yanchor": "bottom", "yref": "paper"}, {"font": {}, "showarrow": false, "text": "region=Global", "x": 0.5, "xanchor": "center", "xref": "paper", "y": 1.0, "yanchor": "bottom", "yref": "paper"}, {"font": {}, "showarrow": false, "text": "region=Taiwan", "x": 0.84, "xanchor": "center", "xref": "paper", "y": 1.0, "yanchor": "bottom", "yref": "paper"}], "boxmode": "overlay", "height": 800, "legend": {"title": {"text": "Emotion"}, "tracegroupgap": 0}, "title": {"text": "Distribution of Emotion Scores by Region (Box Plots)"}, "width": 1200, "xaxis": {"anchor": "y", "categoryarray": ["emotion_longing", "emotion_joy", "emotion_heartbreak", "emotion_grief", "emotion_despair", "emotion_hope", "emotion_lonely", "emotion_sensual", "emotion_anger"], "categoryorder": "array", "domain": [0, 0.32], "title": {"text": "Emotion"}}, "xaxis2": {"anchor": "y2", "categoryarray": ["emotion_longing", "emotion_joy", "emotion_heartbreak", "emotion_grief", "emotion_despair", "emotion_hope", "emotion_lonely", "emotion_sensual", "emotion_anger"], "categoryorder": "array", "domain": [0.34, 0.66], "matches": "x", "title": {"text": "Emotion"}}, "xaxis3": {"anchor": "y3", "categoryarray": ["emotion_longing", "emotion_joy", "emotion_heartbreak", "emotion_grief", "emotion_despair", "emotion_hope", "emotion_lonely", "emotion_sensual", "emotion_anger"], "categoryorder": "array", "domain": [0.68, 1.0], "matches": "x", "title": {"text": "Emotion"}}, "xaxis4": {"anchor": "y4", "domain": [0, 0.32], "matches": "x", "showticklabels": false}, "xaxis5": {"anchor": "y5", "domain": [0.34, 0.66], "matches": "x", "showticklabels": false}, "xaxis6": {"anchor": "y6", "domain": [0.68, 1.0], "matches": "x", "showticklabels": false}, "xaxis7": {"anchor": "y7", "domain": [0, 0.32], "matches": "x", "showticklabels": false}, "xaxis8": {"anchor": "y8", "domain": [0.34, 0.66], "matches": "x", "showticklabels": false}, "xaxis9": {"anchor": "y9", "domain": [0.68, 1.0], "matches": "x", "showticklabels": false}, "yaxis": {"anchor": "x", "domain": [0, 0.2867], "title": {"text": "Score"}}, "yaxis2": {"anchor": "x2", "domain": [0, 0.2867], "matches": "y", "showticklabels": false}, "yaxis3": {"anchor": "x3", "domain": [0, 0.2867], "matches": "y", "showticklabels": false}, "yaxis4": {"anchor": "x4", "domain": [0.3567, 0.6433], "matches": "y", "title": {"text": "Score"}}, "yaxis5": {"anchor": "x5", "domain": [0.3567, 0.6433], "matches": "y", "showticklabels": false}, "yaxis6": {"anchor": "x6", "domain": [0.3567, 0.6433], "matches": "y", "showticklabels": false}, "yaxis7": {"anchor": "x7", "domain": [0.7133, 1.0], "matches": "y", "title": {"text": "Score"}}, "yaxis8": {"anchor": "x8", "domain": [0.7133, 1.0], "matches": "y", "showticklabels": false}, "yaxis9": {"anchor": "x9", "domain": [0.7133, 1.0], "matches": "y", "showticklabels": false}}}
